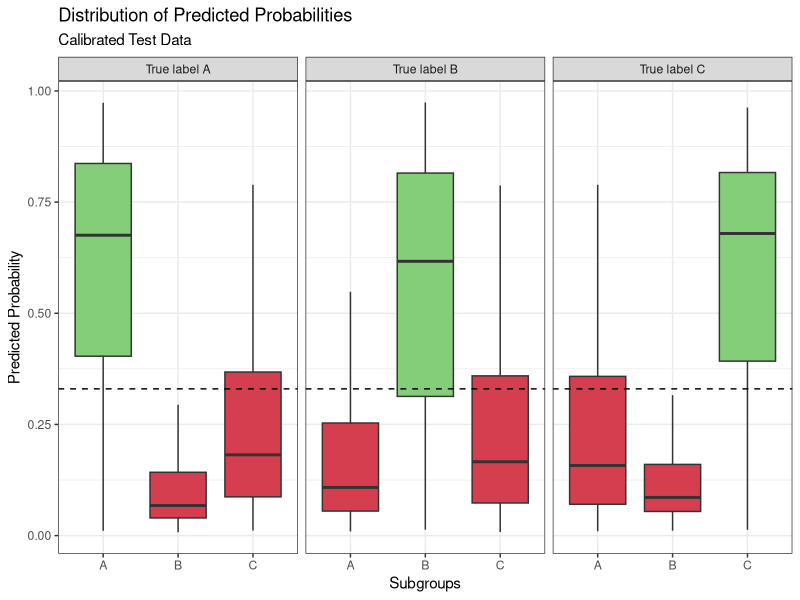

This chart was generated by the following R code:
## Code to create a boxplot of predicted probabilities for calibrated test data (20k dataset)

#Importing necessary libraries and data
library(tidyverse)
library(ggplot2)
calibrated <- read_csv("../results/testVectorScaled.csv")

#Setting colors for the chart
correctColors <- c("FALSE" = "#D53E4FFF", "TRUE" = "#84cd79")

boxChartDots <- function(df, title, subtitle){
  df_long <- df |>
    rename("A" = prob_class_A,
           "B" = prob_class_B,
           "C" = prob_class_C) |>
    pivot_longer(cols = A:C,
                 names_to = "group",
                 values_to = "prob")
  
  ggplot(data = df_long, aes(x = group, y = prob)) +
    geom_boxplot(outliers = FALSE, 
                 aes(fill = as.factor(group == actual_label))) +
    facet_wrap(~actual_label, labeller = labeller(actual_label = 
                                                    c("A" = "True label A",
                                                      "B" = "True label B",
                                                      "C" = "True label C"))) +
    theme_bw() +
    labs(x = "Subgroups",
         y = "Predicted Probability",
         title = title,
         subtitle = subtitle) +
    scale_fill_manual(values = correctColors) +
    theme(legend.position = "none") +
    geom_hline(yintercept = .33, linetype = 'dashed')
}

plot <- boxChartDots(calibrated, "Distribution of Predicted Probabilities", "Calibrated Test Data")

ggsave("figure4.png", plot, width = 9, height = 6)
